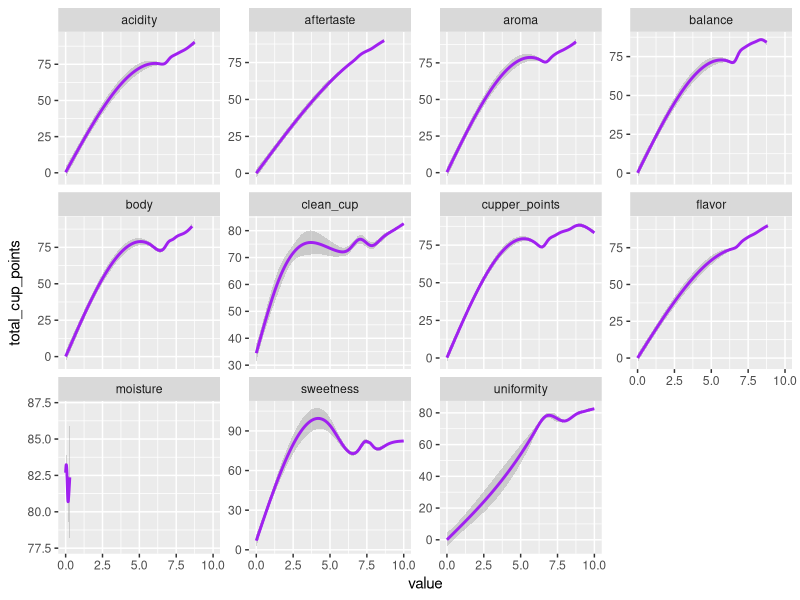

Write R code to recreate this figure.
library(readr)
library(tidyr)
library(ggplot2)

coffee_data <- read_csv("coffee_data.csv")

coffee_data %>%
  pivot_longer(cols=aroma:moisture,
               names_to="caracteristicas_cafe",
               values_to="value") %>%
  ggplot(aes(value, total_cup_points))+
  geom_smooth(method= "gam", span=0.3, color='purple')+
  facet_wrap(~caracteristicas_cafe, scale="free_y")
